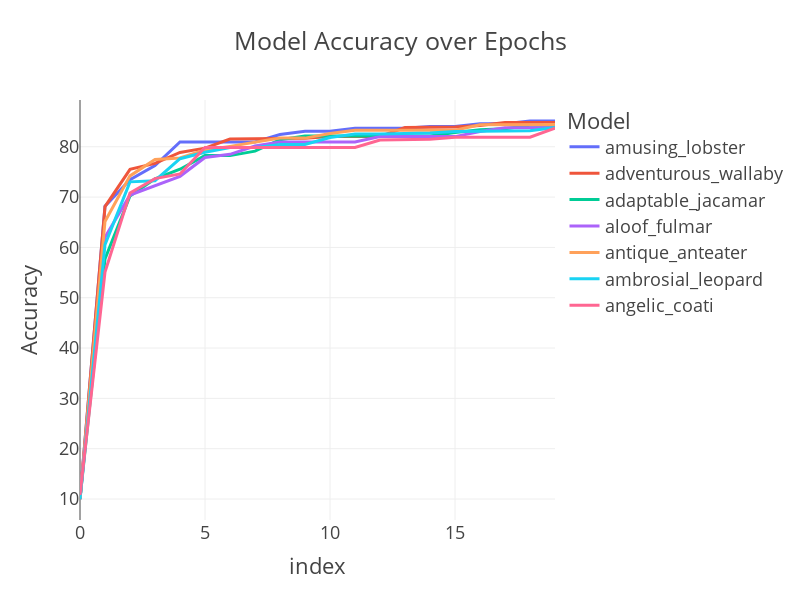

Notebook source saved alongside this figure:
### Code cell
epochs_data=train_data_cum.sort_values("best_acc",ascending= False).iloc[:,:20].T.reset_index(drop=True).reset_index().melt(id_vars='index', var_name='Model', value_name='Accuracy')

import plotly.express as px
fig = px.line(epochs_data, x='index', y='Accuracy', color='Model', title='Model Accuracy over Epochs')
fig.update_layout(height=600, width=800, template="presentation")
fig

### Figure 1 — Plotly figure (JSON) as saved in the notebook; plotly's stock layout.template omitted (floating-point values rounded to 4 significant figures)
{"data": [{"hovertemplate": "Model=amusing_lobster<br>index=%{x}<br>Accuracy=%{y}<extra></extra>", "legendgroup": "amusing_lobster", "line": {"color": "#636efa", "dash": "solid"}, "marker": {"symbol": "circle"}, "mode": "lines", "name": "amusing_lobster", "orientation": "v", "showlegend": true, "type": "scatter", "x": [0, 1, 2, 3, 4, 5, 6, 7, 8, 9, 10, 11, 12, 13, 14, 15, 16, 17, 18, 19], "xaxis": "x", "y": [10, 68.2, 73.45, 76.25, 80.95, 80.95, 80.95, 80.95, 82.42, 83.07, 83.07, 83.66, 83.66, 83.66, 84.01, 84.01, 84.59, 84.59, 85.12, 85.12], "yaxis": "y"}, {"hovertemplate": "Model=adventurous_wallaby<br>index=%{x}<br>Accuracy=%{y}<extra></extra>", "legendgroup": "adventurous_wallaby", "line": {"color": "#EF553B", "dash": "solid"}, "marker": {"symbol": "circle"}, "mode": "lines", "name": "adventurous_wallaby", "orientation": "v", "showlegend": true, "type": "scatter", "x": [0, 1, 2, 3, 4, 5, 6, 7, 8, 9, 10, 11, 12, 13, 14, 15, 16, 17, 18, 19], "xaxis": "x", "y": [10, 68.11, 75.52, 76.69, 78.86, 79.72, 81.54, 81.54, 81.69, 81.69, 82.05, 82.05, 82.05, 83.83, 83.83, 83.95, 84.23, 84.81, 84.81, 84.81], "yaxis": "y"}, {"hovertemplate": "Model=adaptable_jacamar<br>index=%{x}<br>Accuracy=%{y}<extra></extra>", "legendgroup": "adaptable_jacamar", "line": {"color": "#00cc96", "dash": "solid"}, "marker": {"symbol": "circle"}, "mode": "lines", "name": "adaptable_jacamar", "orientation": "v", "showlegend": true, "type": "scatter", "x": [0, 1, 2, 3, 4, 5, 6, 7, 8, 9, 10, 11, 12, 13, 14, 15, 16, 17, 18, 19], "xaxis": "x", "y": [10, 57.73, 70.21, 73.62, 75.53, 78.24, 78.24, 79.13, 81.4, 82.15, 82.15, 82.15, 82.15, 82.15, 82.15, 82.85, 83.37, 83.56, 84.27, 84.27], "yaxis": "y"}, {"hovertemplate": "Model=aloof_fulmar<br>index=%{x}<br>Accuracy=%{y}<extra></extra>", "legendgroup": "aloof_fulmar", "line": {"color": "#ab63fa", "dash": "solid"}, "marker": {"symbol": "circle"}, "mode": "lines", "name": "aloof_fulmar", "orientation": "v", "showlegend": true, "type": "scatter", "x": [0, 1, 2, 3, 4, 5, 6, 7, 8, 9, 10, 11, 12, 13, 14, 15, 16, 17, 18, 19], "xaxis": "x", "y": [10, 62, 70.42, 72.34, 74.13, 77.87, 78.5, 80.14, 80.95, 80.95, 80.95, 80.95, 82.02, 82.02, 82.02, 82.02, 83.03, 83.76, 83.76, 83.76], "yaxis": "y"}, {"hovertemplate": "Model=antique_anteater<br>index=%{x}<br>Accuracy=%{y}<extra></extra>", "legendgroup": "antique_anteater", "line": {"color": "#FFA15A", "dash": "solid"}, "marker": {"symbol": "circle"}, "mode": "lines", "name": "antique_anteater", "orientation": "v", "showlegend": true, "type": "scatter", "x": [0, 1, 2, 3, 4, 5, 6, 7, 8, 9, 10, 11, 12, 13, 14, 15, 16, 17, 18, 19], "xaxis": "x", "y": [10, 65.16, 74.21, 77.48, 77.78, 79.35, 80.08, 80.84, 81.72, 81.72, 82.62, 83.28, 83.28, 83.28, 83.28, 83.28, 84.38, 84.38, 84.38, 84.43], "yaxis": "y"}, {"hovertemplate": "Model=ambrosial_leopard<br>index=%{x}<br>Accuracy=%{y}<extra></extra>", "legendgroup": "ambrosial_leopard", "line": {"color": "#19d3f3", "dash": "solid"}, "marker": {"symbol": "circle"}, "mode": "lines", "name": "ambrosial_leopard", "orientation": "v", "showlegend": true, "type": "scatter", "x": [0, 1, 2, 3, 4, 5, 6, 7, 8, 9, 10, 11, 12, 13, 14, 15, 16, 17, 18, 19], "xaxis": "x", "y": [10, 60.54, 73.03, 73.25, 77.63, 78.91, 79.83, 79.83, 80.44, 80.44, 81.85, 82.54, 82.54, 82.63, 82.74, 83.05, 83.05, 83.08, 83.16, 83.81], "yaxis": "y"}, {"hovertemplate": "Model=angelic_coati<br>index=%{x}<br>Accuracy=%{y}<extra></extra>", "legendgroup": "angelic_coati", "line": {"color": "#FF6692", "dash": "solid"}, "marker": {"symbol": "circle"}, "mode": "lines", "name": "angelic_coati", "orientation": "v", "showlegend": true, "type": "scatter", "x": [0, 1, 2, 3, 4, 5, 6, 7, 8, 9, 10, 11, 12, 13, 14, 15, 16, 17, 18, 19], "xaxis": "x", "y": [10.81, 55.1, 70.81, 73.67, 74.6, 79.85, 79.85, 79.85, 79.85, 79.85, 79.85, 79.85, 81.33, 81.33, 81.48, 81.89, 81.89, 81.89, 81.89, 83.7], "yaxis": "y"}], "layout": {"height": 600, "legend": {"title": {"text": "Model"}, "tracegroupgap": 0}, "title": {"text": "Model Accuracy over Epochs"}, "width": 800, "xaxis": {"anchor": "y", "autorange": true, "domain": [0, 1], "range": [0, 19], "title": {"text": "index"}, "type": "linear"}, "yaxis": {"anchor": "x", "autorange": true, "domain": [0, 1], "range": [5.827, 89.29], "title": {"text": "Accuracy"}, "type": "linear"}}}
